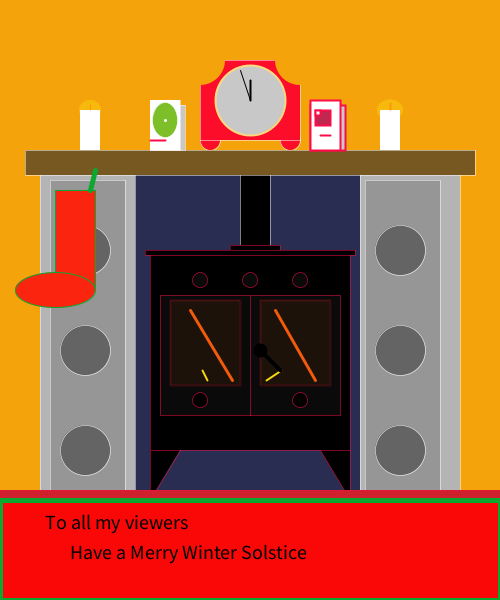
Frame 1 (no input)
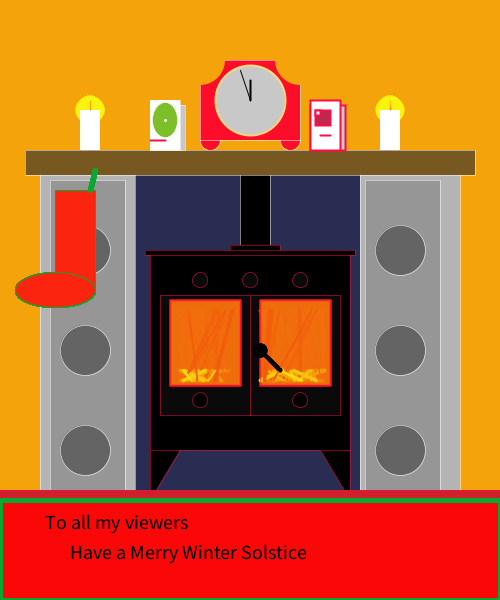
Frame 60 (the mouse pressed at the canvas centre just before this capture)
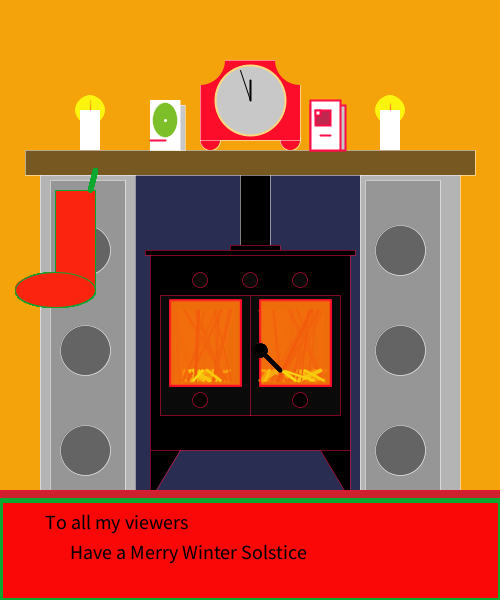
Frame 120 (the mouse held since frame 60 and released just before this capture)

The Processing sketch that drew these frames (run headless with seeded random() and noise(); from frame 60 on, the mouse is pressed at the canvas centre):

// Processing sketch: processing_180603
// ── processing_180603.pde



void setup ()
{
  size (500, 600);
  
  stroke  (255);
  strokeWeight (0.5);
  fill (0);
   background (#F5A30A);

   //clockfeet
  fill (#FC0D29);
  ellipse (210, 140, 20, 20);
  ellipse (290, 140, 20, 20);

  //clockbody
  rect (200, 60, 100, 80);

  //cutoutsonclock
  noStroke ();
  fill (#F5A30A);
  ellipse ( 200, 60, 50, 50);
  ellipse (300, 60, 50, 50);

  //face
  stroke (#FCDA82);
  strokeWeight (2);
  fill (200);
  ellipse (250, 100, 70, 70);

  //hands
  stroke (0);
  strokeWeight (2);
  line (250, 100, 250, 80);
  strokeWeight (1);
  line (250, 100, 240, 70);
  stroke (255);
  strokeWeight (0.5);

  //fireback
  fill (#2A2D52);
  rect (100, 160, 350, 400);

  //flue
  fill (0);
  rect (240, 170, 30, 250);
  
//firesidepanels
  fill (180);
  rect (40, 170, 95, 450);
  rect (360, 170, 100, 450);
  fill (150);
rect ( 50,180,75, 440);
rect (365,180,75,440);

//sidedecoration
fill (100);
ellipse (85, 250, 50,50);
ellipse(85,350, 50,50);
ellipse (85,450,50,50);

ellipse (400, 250, 50,50);
ellipse(400,350, 50,50);
ellipse (400,450,50,50);

  //mantle
  fill (#765820);
  rect (25, 150, 450, 25);

  //leftcards
  fill (200);
  rect (150, 105, 35, 45);
  
  fill (255);
  rect (150, 100, 30, 50);
  
   fill (#7DBF28);
ellipse (165, 120,25,35);
stroke (255);
strokeWeight (3);
point (165,120);

stroke (#FA0D48);
strokeWeight  (2);
line (150,140, 165,140);

  //rightcard
  fill (200);
  rect (310, 105, 35, 45);
  fill (255);
  rect (310, 100, 30, 50);
fill (#BF284E);
rect (315,110,15,15);
fill (255);
rect (315,110,5,5);
stroke (#FA0D48);
strokeWeight  (2);
line (320,135, 330,135);
  
  strokeWeight (0.5);
  //flange
  fill (0);
  rect (230, 245, 50, 110);

  //stove
  rect (150, 250, 200, 200);
  //topplate
  rect (145, 250, 210, 5);

  //topvents
  fill (10);
  ellipse (200, 280, 15, 15);
  ellipse (250, 280, 15, 15);
  ellipse (300, 280, 15, 15);

  //leftdoor
  rect (160, 295, 90, 120);
  //rightdoor
  rect (250, 295, 90, 120);

  //bottomvents
  fill (0);
  ellipse (200, 400, 15, 15);
  ellipse (300, 400, 15, 15);

  //feet
  triangle (150, 450, 180, 450, 150, 500);
  triangle (350, 450, 320, 450, 350, 500);

  //hearth
  fill (#CE212D);
  rect (0, 490, 500, 10);
}

void draw ()
{
  //flames
  stroke (#F2590C);
  strokeWeight (random (1, 4));
  line ((random (175, 235)), 310, (random (175, 235)), 380);
  line ((random (260, 325)), 310, (random (260, 325)), 380);
  
   stroke (#FAE30D);
  strokeWeight (random (1, 4));
  line ((random (180, 230)), 370, (random (180, 230)), 380);
  line ((random (260, 325)), 370, (random (260, 325)), 380);

  //cndels
  noStroke ();
  fill (#FCF50D, 70);
  ellipse (90, 110, (random (20, 30)), (random (20, 30)));
  fill (255);
  noStroke ();
  rect (80, 110, 20, 40);
  strokeWeight (random (0.5, 2));
  stroke (#FC0D29, 50);
  line (90, (random (100, 110)), 90, 110);
  noStroke ();
  fill (#FCF50D, 70);
  ellipse (390, 110, (random (20, 30)), (random (20, 30)));
  fill (255);
  rect (380, 110, 20, 40);
  strokeWeight (random (0.5, 2));
  stroke (#FC0D29, 50);
  line (390, (random (100, 110)), 390, 110);

  //leftwindow
  fill (#F07007, 20);
  //fill (#F0D507,10);
  rect (170, 300, 70, 85);

  //rightwindow
  fill (#F07007, 20);
  //fill (#F0D507,10);
  rect (260, 300, 70, 85);

  //handle
  stroke (0);
  strokeWeight (4);
  fill (0);
  ellipse (260, 350, 10, 10);
  line (260, 350, 280, 370);
  
  //stockings
  //border
 stroke (#0CA72F);
  strokeWeight (1);
  fill (250,36,15);
  rect (55,190,40,100);
  ellipse (55, 290,80,35);
//tie
  strokeWeight (5);
  stroke (#0CA72F);
  line (90,190, 95, 170);
  
 //textbox
 fill (#FA0808);
 rect (0, 500,500,100);
 
//message
  textSize (20);
  stroke (255);
  strokeWeight (2);
  fill (0);
  text ("     To all my viewers  ", 25, 515, 500, 50);
  text  ("          Have a Merry Winter Solstice",30, 545,500,50);
  text (" ", 120, 575, 500,50);
  
}

  void keyPressed() 
  {
  save("xmascard.png");
}
